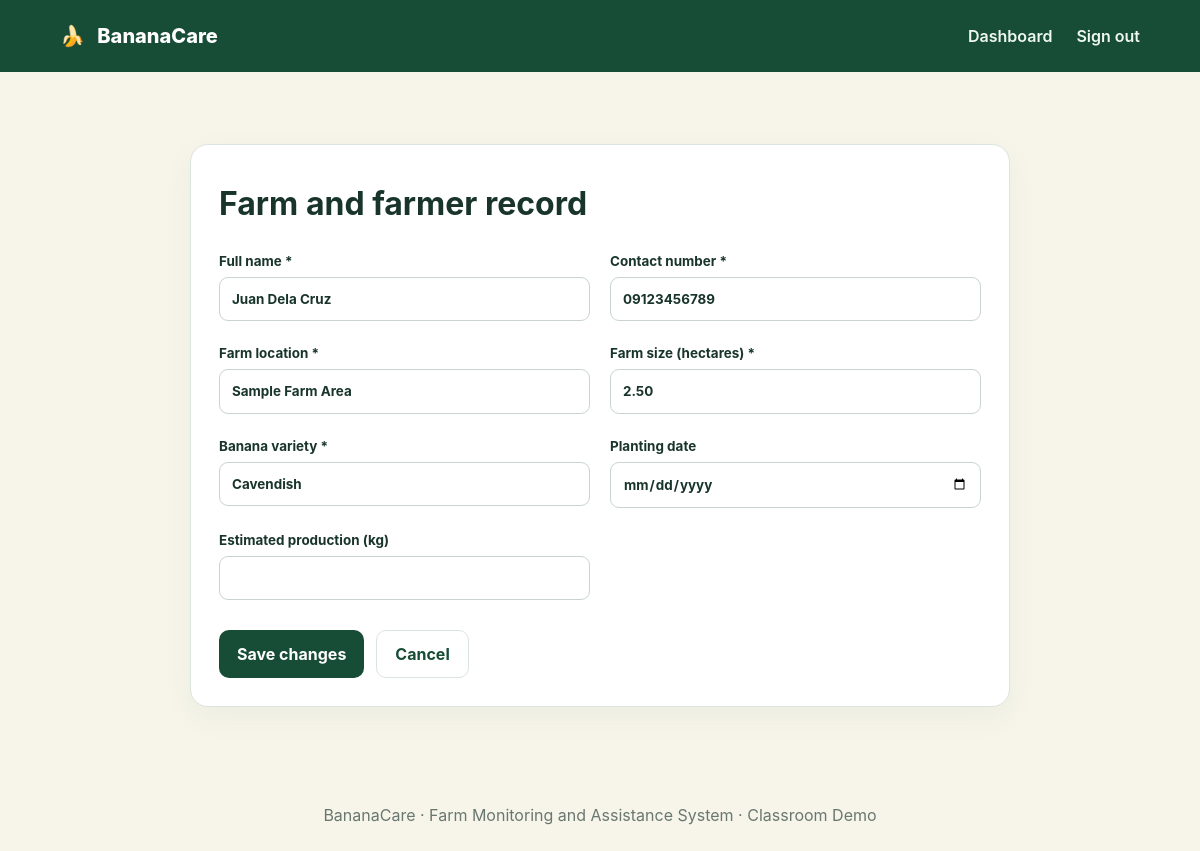
/farmer/profile (signed in), run on the app's committed database.
### bananacare/models.py (models this page shows)
class FarmerProfile(db.Model):
    id = db.Column(db.Integer, primary_key=True)
    user_id = db.Column(db.Integer, db.ForeignKey("user.id"), unique=True, nullable=False)
    full_name = db.Column(db.String(100), nullable=False)
    contact_number = db.Column(db.String(20), nullable=False)
    location = db.Column(db.String(150), nullable=False)
    farm_size = db.Column(db.Numeric(10, 2), nullable=False)
    banana_variety = db.Column(db.String(80), nullable=False)
    planting_date = db.Column(db.Date, nullable=True)
    estimated_production = db.Column(db.Numeric(10, 2), nullable=True)
    reports = db.relationship(
        "DiseaseReport", backref="farmer", cascade="all, delete-orphan"
    )
    assistance_requests = db.relationship(
        "Assistance", backref="farmer", cascade="all, delete-orphan"
    )

### bananacare/main.py (the view, shortened to what this page needs)
@main_bp.route("/farmer/profile", methods=["GET", "POST"])
@role_required(FARMER_ROLE)
def farmer_profile():
    profile = current_user.profile
    return render_template("profile_form.html", profile=profile)

### bananacare/main.py (called while the page is built)
def role_required(role):
    def decorator(view):
        @wraps(view)
        @login_required
        def wrapped(*args, **kwargs):
            if current_user.role != role:
                abort(403)
            return view(*args, **kwargs)
        return wrapped
    return decorator

### bananacare/templates/profile_form.html
{% extends "base.html" %}{% block content %}
<form method="post" class="card form-card wide"><h1>Farm and farmer record</h1><div class="form-grid">
<label>Full name *<input name="full_name" value="{{ profile.full_name }}" required></label><label>Contact number *<input name="contact_number" value="{{ profile.contact_number }}" required></label>
<label>Farm location *<input name="location" value="{{ profile.location }}" required></label><label>Farm size (hectares) *<input type="number" min="0.01" step="0.01" name="farm_size" value="{{ profile.farm_size }}" required></label>
<label>Banana variety *<input name="banana_variety" value="{{ profile.banana_variety }}" required></label><label>Planting date<input type="date" name="planting_date" value="{{ profile.planting_date or '' }}"></label>
<label>Estimated production (kg)<input type="number" min="0" step="0.01" name="estimated_production" value="{{ profile.estimated_production or '' }}"></label></div>
<div class="actions"><button class="btn primary">Save changes</button><a class="btn secondary" href="{{ url_for('main.farmer_dashboard') }}">Cancel</a></div></form>{% endblock %}

### bananacare/static/style.css (style rules this page uses)
:root { --green:#174c36;--green2:#26734f;--lime:#dce978;--yellow:#f5c84c;--cream:#f7f5ea;--ink:#19352b;--muted:#68776f;--line:#dce4de;--white:#fff;--danger:#a63b35 }
* { box-sizing:border-box }
body { margin:0;background:var(--cream);color:var(--ink);font-family:Inter,Segoe UI,Arial,sans-serif;line-height:1.5 }
.actions { display:flex;gap:12px;flex-wrap:wrap;margin-top:24px }
.btn { display:inline-block;border:0;border-radius:10px;padding:11px 18px;text-decoration:none;font:inherit;font-weight:750;cursor:pointer }
.primary { background:var(--green);color:#fff }
.secondary { background:#fff;color:var(--green);border:1px solid var(--line) }
.card { background:#fff;border:1px solid var(--line);border-radius:18px;padding:28px;box-shadow:0 10px 30px #174c360d }
.form-card { width:min(480px,100%);margin:30px auto }
.form-card.wide { width:min(820px,100%) }
.form-card h1 { margin:7px 0 }
label { display:block;font-size:.84rem;font-weight:750;margin:16px 0 6px }
input,select,textarea { width:100%;border:1px solid #c9d4cc;border-radius:9px;padding:11px 12px;margin-top:6px;background:#fff;color:var(--ink);font:inherit }
.form-grid { display:grid;grid-template-columns:1fr 1fr;gap:0 20px }
.switch a,a { color:var(--green2) }

### data on the page
FarmerProfile: full_name "Juan Dela Cruz", contact_number "09123456789", location "Sample Farm Area", farm_size "2.50", banana_variety "Cavendish"
